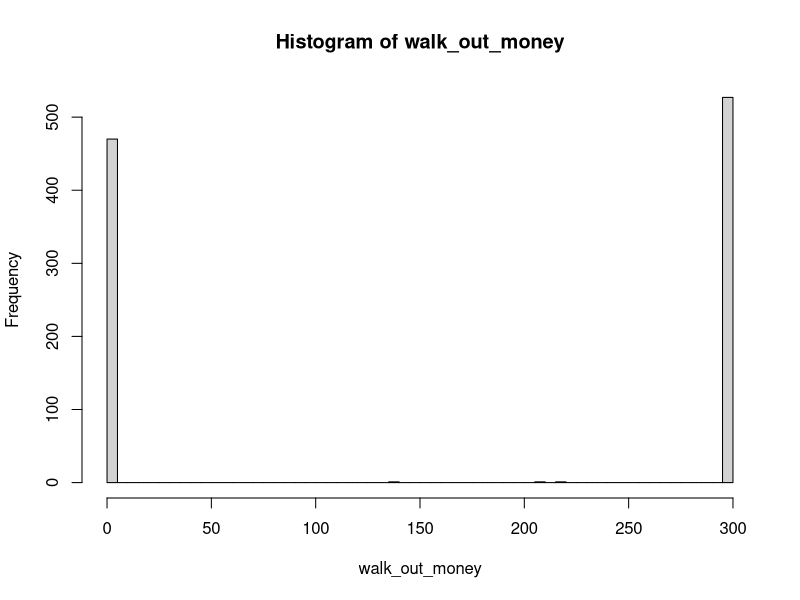
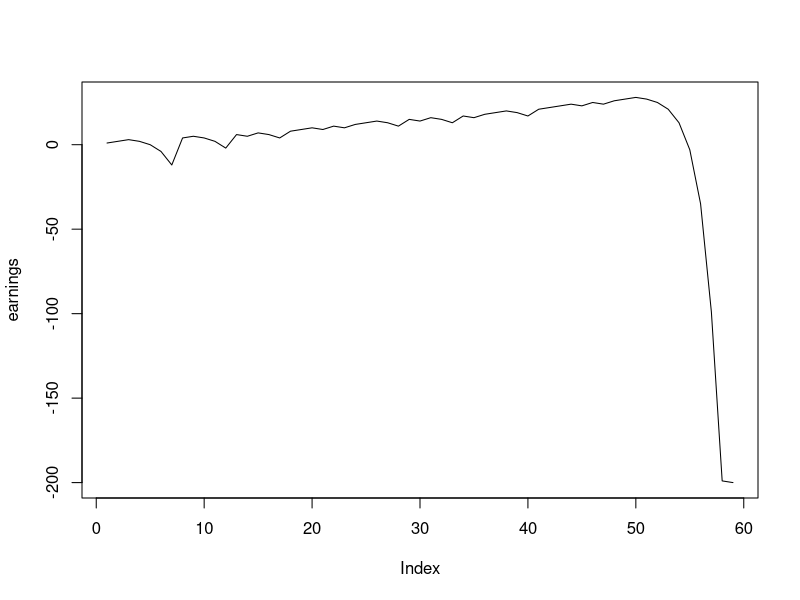

These charts were generated, in order, by the following R code:
## ---- chunk 1
library(dplyr)
one_play <- function(state){
  
    # Wager
    proposed_wager <- ifelse(state$previous_win, 1, 2*state$previous_wager)
    wager <- min(proposed_wager, state$M, state$B)
    
    # Spin of the wheel
    red <- rbinom(1,1,18/38)
    
    # Update state
    state$plays <- state$plays + 1
    state$previous_wager <- wager
    if(red){
      # WIN
      state$B <- state$B + wager
      state$previous_win <- TRUE
    }else{
      # LOSE
      state$B <- state$B - wager
      state$previous_win <- FALSE
    }
  state
}


#' Stopping rule
#'
#' Takes the state list and determines if the gambler has to stop
#' @param state A list.  See one_play
#' @return TRUE/FALSE
stop_play <- function(state){
  if(state$B <= 0) return(TRUE)
  if(state$plays >= state$L) return(TRUE)
  if(state$B >= state$W) return(TRUE)
  FALSE
}


#' Play roulette to either bankruptcy, success, or play limits
#'
#' @param B number, the starting budget
#' @param W number, the budget threshold for successfully stoping
#' @param L number, the maximum number of plays 
#' @param M number, the casino wager limit
#' @return A vector of budget values calculated after each play.
one_series <- function(
    B = 200
  , W = 300
  , L = 1000
  , M = 100
){

  # initial state
  state <- list(
    B = B
  , W = W
  , L = L
  , M = M
  , plays = 0
  , previous_wager = 0
  , previous_win = TRUE
  )
  
  # vector to store budget over series of plays
  budget <- rep(NA, L)
  
  # For loop of plays
  for(i in 1:L){
    new_state <- state %>% one_play
    budget[i] <- new_state$B
    if(new_state %>% stop_play){
      return(budget[1:i])
    }
    state <- new_state
  }
  budget    
}

# helper function
get_last <- function(x) x[length(x)] 


# Simulation
walk_out_money <- rep(NA, 1000)
for(j in seq_along(walk_out_money)){
  walk_out_money[j] <- one_series(B = 200, W = 300, L = 1000, M = 100) %>% get_last
}

# Walk out money distribution
hist(walk_out_money, breaks = 100)

# Estimated probability of walking out with extra cash
mean(walk_out_money > 200)

# Estimated earnings
mean(walk_out_money - 200)
## ---- chunk 2
earnings <- one_series(B = 200, W = 300, L = 1000, M = 100) - 200

#plot(x = wager_number, y = earnings, type = "l")
plot(earnings,type="l")

